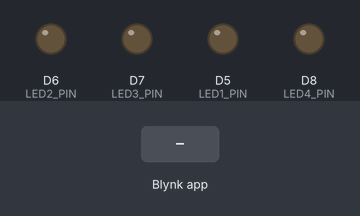
This sketch was run on a simulated ESP8266 (NodeMCU). On the bench: output pins drawn as LEDs (lit = HIGH). The test bench sets the inputs (shaded band). WiFi joins after 1.5 s; servers stay silent unless stated; what the sketch prints to the serial monitor is not drawn.

Above: at 3.1 s.
3.2 s: Blynk app writes 1 to V1
At 3.8 s:
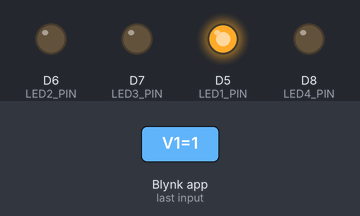
4.7 s: Blynk app writes 1 to V2
At 5.0 s:
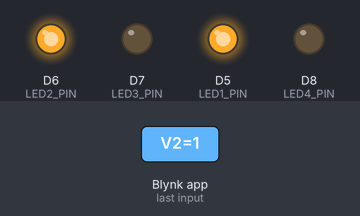
6.2 s: Blynk app writes 0 to V1
At 7.4 s:
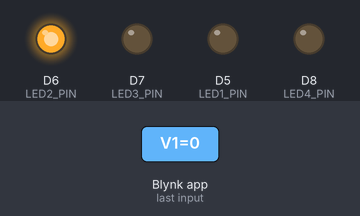
7.7 s: Blynk app writes 1 to V3
At 8.5 s:
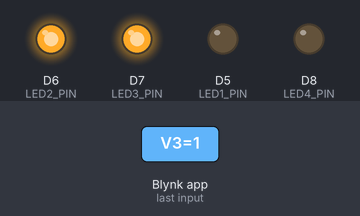
9.2 s: Blynk app writes 200 to V1
At 9.6 s:
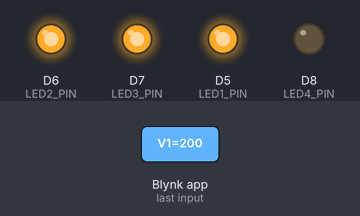
10.7 s: Blynk app writes 0 to V2
At 12.0 s:
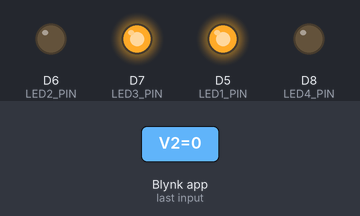
Timing chart, 0 to 13.2 s (numbered marks = the images above; inputs shaded):
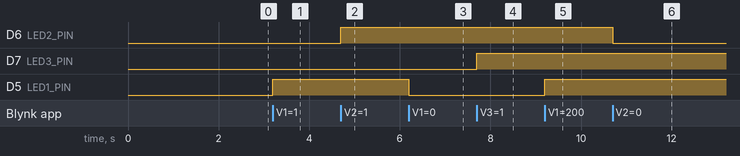

The sketch:

P11.ino
```cpp
/*
  P11- Interface WiFi ESP01/ESP8266 module with Arduino UNO/NANO and con-
trol four LEDs/Relays connected to Arduino board through WiFi module Access
Point (AP) without a router using BLYNK Cloud platform.
*/


// Blynk credentials
#define BLYNK_TEMPLATE_ID "TMPL3KG9iEKiZ"
#define BLYNK_TEMPLATE_NAME "Pratham Katariya"
#define BLYNK_AUTH_TOKEN "e7UxWB93JbXmrpVAe5xAP_nNWWz-5tlu"

// Include correct libraries
#include <ESP8266WiFi.h>
#include <BlynkSimpleEsp8266.h>

// Define LED pins
#define LED1_PIN D5    // Changed from 8 to D5
#define LED2_PIN D6    // Changed from 9 to D6
#define LED3_PIN D7    // Changed from 10 to D7
#define LED4_PIN D8    // Changed from 11 to D8

// WiFi credentials for AP mode
const char* ssid = "ABC";      // Your ESP8266 AP name
const char* pass = "12345678"; // Added password (minimum 8 characters required)

// This function will be called when LED status changes in Blynk app
BLYNK_WRITE(V1) {
  digitalWrite(LED1_PIN, param.asInt());
}

BLYNK_WRITE(V2) {
  digitalWrite(LED2_PIN, param.asInt());
}

BLYNK_WRITE(V3) {
  digitalWrite(LED3_PIN, param.asInt());
}

BLYNK_WRITE(V4) {
  digitalWrite(LED4_PIN, param.asInt());
}

void setup() {
  // Debug console
  Serial.begin(115200);  // Changed to 115200 for better debugging
  delay(100);           // Increased delay for stability

  // Configure LED pins as outputs
  pinMode(LED1_PIN, OUTPUT);
  pinMode(LED2_PIN, OUTPUT);
  pinMode(LED3_PIN, OUTPUT);
  pinMode(LED4_PIN, OUTPUT);

  // Set initial LED states to OFF
  digitalWrite(LED1_PIN, LOW);
  digitalWrite(LED2_PIN, LOW);
  digitalWrite(LED3_PIN, LOW);
  digitalWrite(LED4_PIN, LOW);

  // Configure ESP8266 in Access Point mode
  WiFi.mode(WIFI_AP);
  WiFi.softAP(ssid, pass);

  Serial.println("\nESP8266 Access Point Mode");
  Serial.print("AP SSID: ");
  Serial.println(ssid);
  Serial.print("AP Password: ");
  Serial.println(pass);
  Serial.print("AP IP address: ");
  Serial.println(WiFi.softAPIP());

  // Connect to Blynk
  Blynk.begin(BLYNK_AUTH_TOKEN, ssid, pass);  // Using the correct auth token
  Serial.println("Connected to Blynk!");
}

void loop() {
  Blynk.run();
}
```

Measured:
- after the input at 3.2 s, D5 (LED1_PIN): LOW → HIGH at once
- after the input at 4.7 s, D6 (LED2_PIN): LOW → HIGH at once
- after the input at 6.2 s, D5 (LED1_PIN): HIGH → LOW at once
- after the input at 7.7 s, D7 (LED3_PIN): LOW → HIGH at once
- after the input at 9.2 s, D5 (LED1_PIN): LOW → HIGH at once
- after the input at 10.7 s, D6 (LED2_PIN): HIGH → LOW at once
